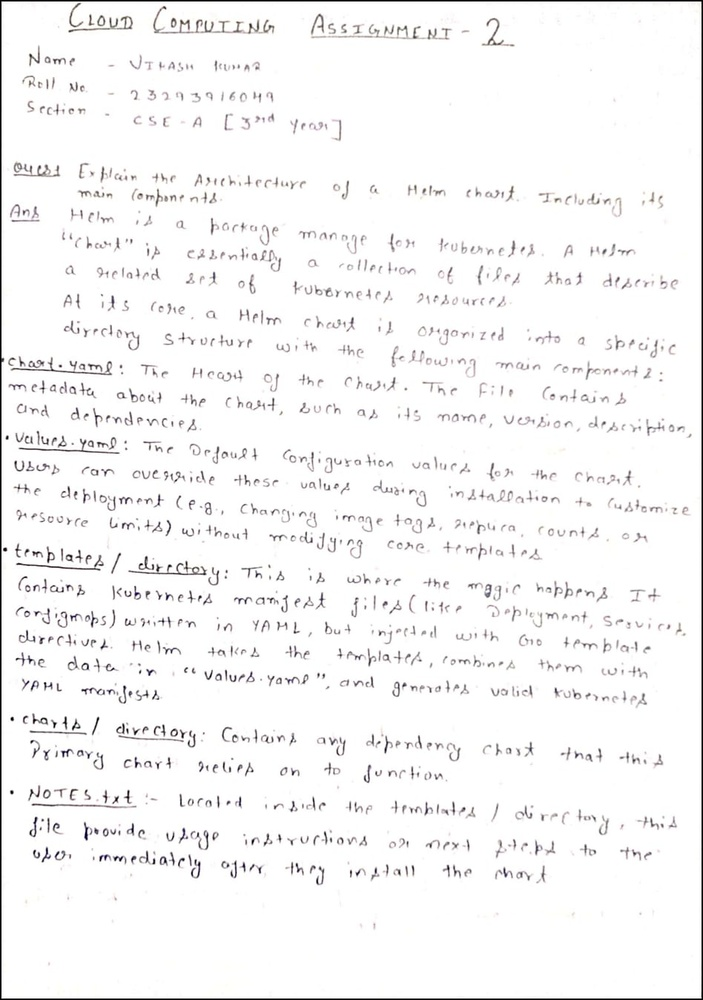
#> input picture ml/assignment-1.jpeg, 703 x 1000 px, shrunk from 948 x 1349 before the run; its folder holds only this picture in this run
$ python -i image_preprocess.py   (imports and definitions only)
#> lines starting #> are read from the running program, lines starting #| are printed output that depends on the picture; after the words box and inside, x2 and y2 are one past the last pixel; in counts of white or black regions, pixels touching at a corner belong together
#> further down, picture is the input picture: shape (1000, 703, 3); mean B, G, R 246.3, 246.2, 246.6
"""
OpenCV preprocessing for handwritten OCR: noise removal, skew correction, binarization.

Line/word segmentation is approximated via morphological operations and contours
for optional downstream use; primary OCR uses Tesseract on the full preprocessed page.
"""

from __future__ import annotations

from dataclasses import dataclass, field
from typing import Tuple

import cv2
import numpy as np


@dataclass
class PreprocessResult:
    """Binary image ready for OCR plus human-readable notes."""

    binary_bgr: np.ndarray
    notes: list[str] = field(default_factory=list)


def _estimate_skew_angle(gray: np.ndarray) -> float:
    """Estimate document skew using min-area rectangle on largest text contour region."""
    blur = cv2.GaussianBlur(gray, (5, 5), 0)
    _, thresh = cv2.threshold(blur, 0, 255, cv2.THRESH_BINARY_INV + cv2.THRESH_OTSU)
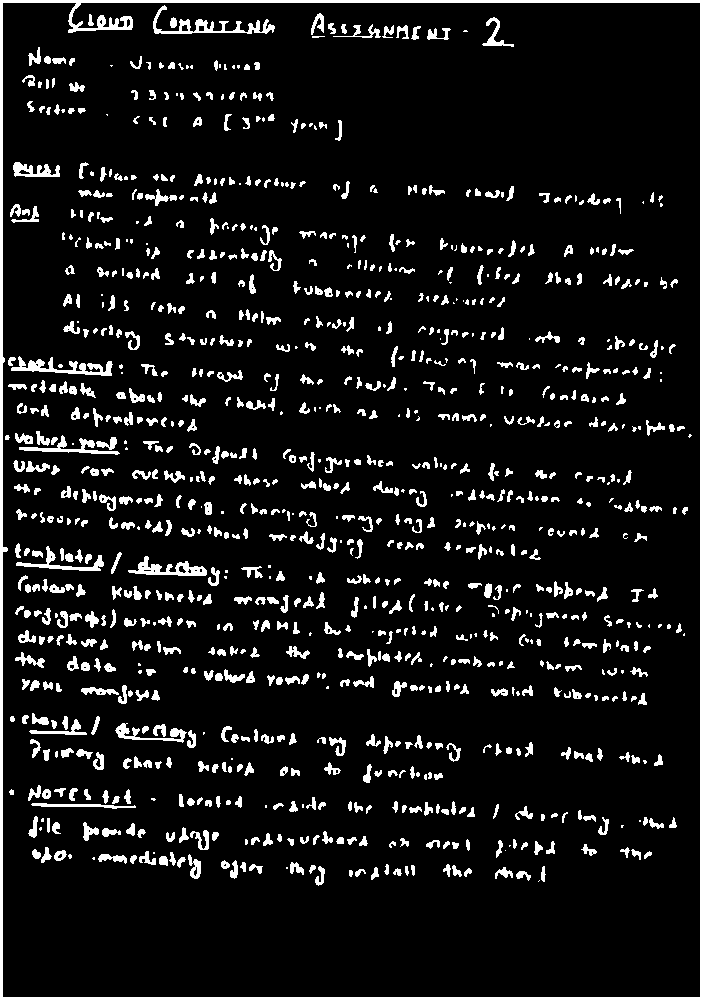
#> thresh: shape (1000, 703); 8.7% white; 1085 white regions (203 under 20 px), largest, box (x1, y1, x2, y2) and area: (0, 0, 703, 1000) 10785, (153, 5, 275, 34) 861, (11, 356, 113, 376) 797
    coords = np.column_stack(np.where(thresh > 0))
#> coords = 61013 pairs, first value 0 to 999, second value 0 to 702
    if coords.size < 100:
        return 0.0
    angle = cv2.minAreaRect(coords)[-1]
#> angle = -90
    if angle < -45:
        angle = 90 + angle
#> angle = 0
    elif angle > 45:
        angle = angle - 90
    return float(angle)


def _rotate_image(image: np.ndarray, angle: float) -> Tuple[np.ndarray, bool]:
    if abs(angle) < 0.3:
        return image, False
    h, w = image.shape[:2]
    center = (w // 2, h // 2)
    m = cv2.getRotationMatrix2D(center, angle, 1.0)
    rotated = cv2.warpAffine(
        image,
        m,
        (w, h),
        flags=cv2.INTER_CUBIC,
        borderMode=cv2.BORDER_REPLICATE,
    )
    return rotated, True


def preprocess_for_ocr(bgr: np.ndarray) -> PreprocessResult:
    """
    Full pipeline: grayscale, denoise, optional deskew, adaptive binarization.

    Args:
        bgr: BGR image as uint8 numpy array (OpenCV default).
    """
    notes: list[str] = []
    gray = cv2.cvtColor(bgr, cv2.COLOR_BGR2GRAY)
    denoised = cv2.fastNlMeansDenoising(gray, h=10, templateWindowSize=7, searchWindowSize=21)
    notes.append("Applied non-local means denoising.")

    angle = _estimate_skew_angle(denoised)
#> angle = 0
    rotated, did_rotate = _rotate_image(denoised, angle)
#> did_rotate = False
    if did_rotate:
        notes.append(f"Deskewed by approximately {angle:.2f} degrees.")

    # Adaptive threshold handles uneven lighting better than global Otsu on scans.
    binary = cv2.adaptiveThreshold(
        rotated,
        255,
        cv2.ADAPTIVE_THRESH_GAUSSIAN_C,
        cv2.THRESH_BINARY,
        35,
        10,
    )
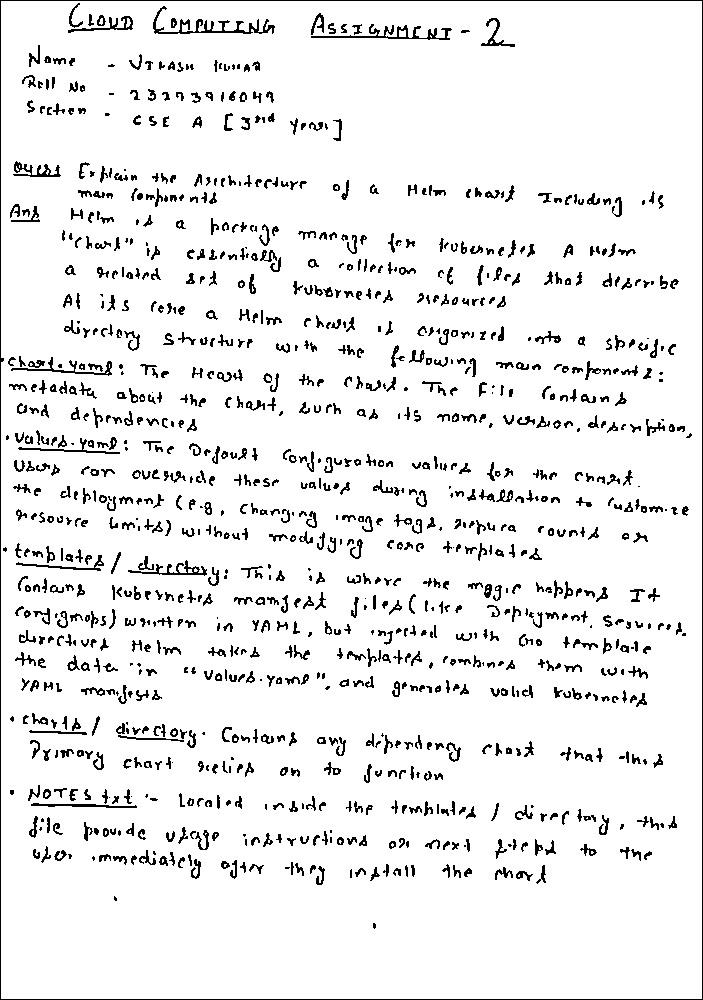
#> binary: shape (1000, 703); 92.8% white; black in thin lines or dots
    notes.append("Applied adaptive Gaussian binarization.")

    # Tesseract expects light background, dark text for many configs; invert if needed.
    if float(np.mean(binary)) < 127:
        binary = cv2.bitwise_not(binary)
        notes.append("Inverted polarity for dark-background scan.")

    bgr_out = cv2.cvtColor(binary, cv2.COLOR_GRAY2BGR)
#> bgr_out: shape (1000, 703, 3); 92.8% white; black in thin lines or dots
    return PreprocessResult(binary_bgr=bgr_out, notes=notes)


def segment_lines_mask(binary_inv: np.ndarray) -> list[tuple[int, int, int, int]]:
    """
    Rough horizontal line bounding boxes via morphological closing.

    Expects inverted binary (text white). Returns list of (x, y, w, h).
    """
    h, w = binary_inv.shape[:2]
    horizontal_kernel = cv2.getStructuringElement(cv2.MORPH_RECT, (max(w // 20, 15), 1))
    dilated = cv2.dilate(binary_inv, horizontal_kernel, iterations=1)
    contours, _ = cv2.findContours(dilated, cv2.RETR_EXTERNAL, cv2.CHAIN_APPROX_SIMPLE)
    boxes: list[tuple[int, int, int, int]] = []
    for c in contours:
        x, y, cw, ch = cv2.boundingRect(c)
        if ch > h * 0.01 and cw > w * 0.05:
            boxes.append((x, y, cw, ch))
    return sorted(boxes, key=lambda b: b[1])

>>> import cv2
>>> picture = cv2.imread('../../../ml/assignment-1.jpeg')
>>> result = preprocess_for_ocr(picture)
